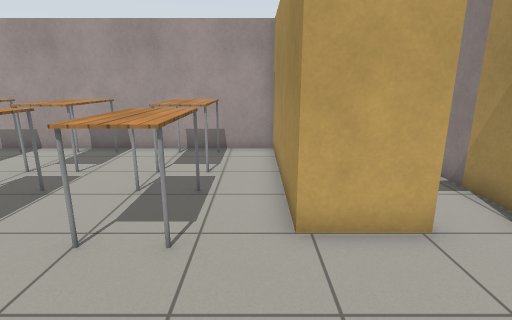
view 1 (above)

23 first-person views from a walk through a robot-simulator world made for Gazebo. The camera is 1.3 m above the floor, tilts 14° down and sees 80° across. The floor is counted in squares, 0.5 m on a side. Each view is taken from the middle of a square. On the plan, view 1 faces up. The plan holds only what a view shows up to about 20 squares ahead; the rest is blank. The place goes on beyond the plan. Simple patterns stand in for the simulator's built-in surfaces.

view 2
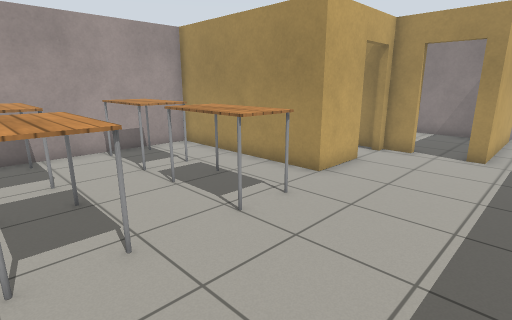

view 3
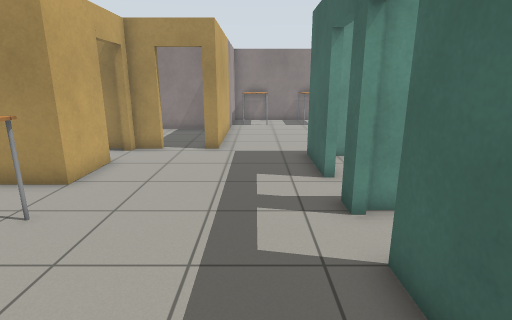

view 4
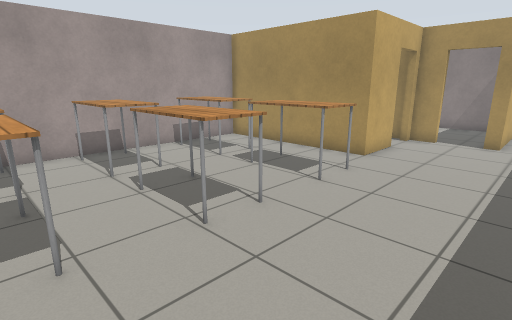

view 5
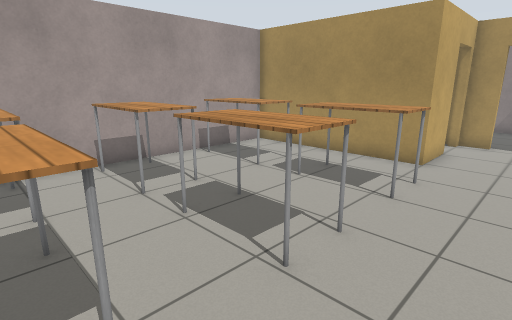

view 6
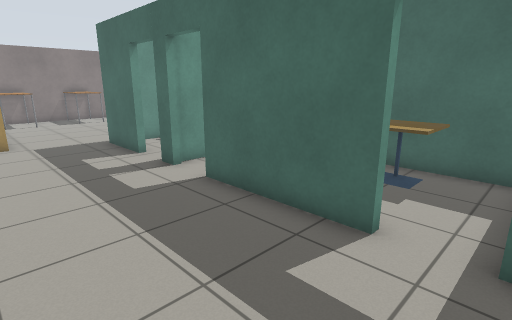

view 7
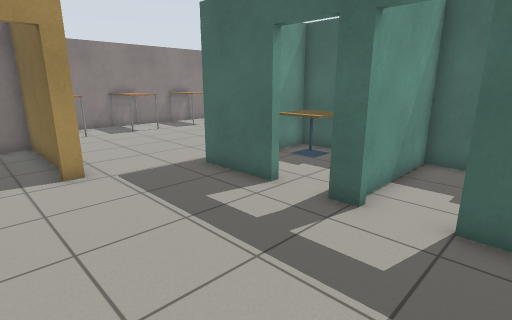

view 8
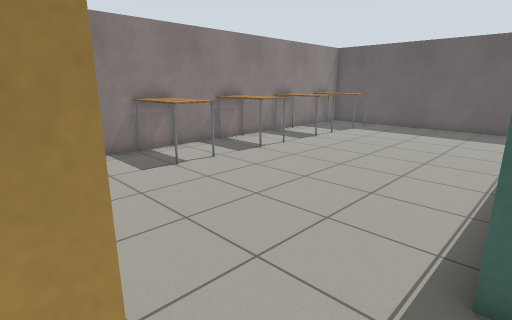

view 9
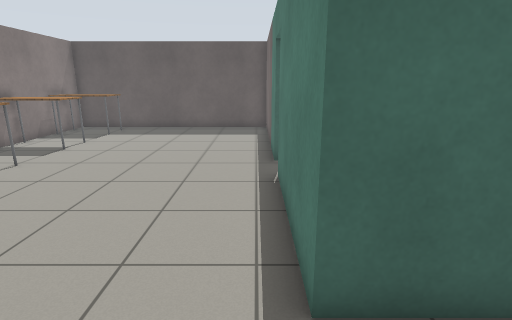

view 10
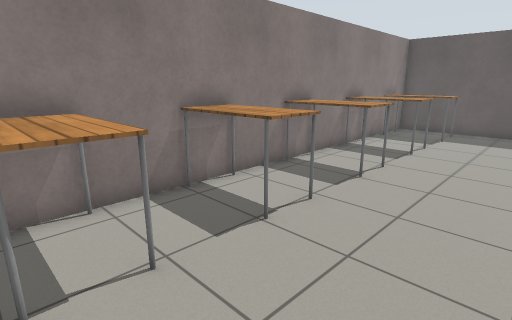

view 11
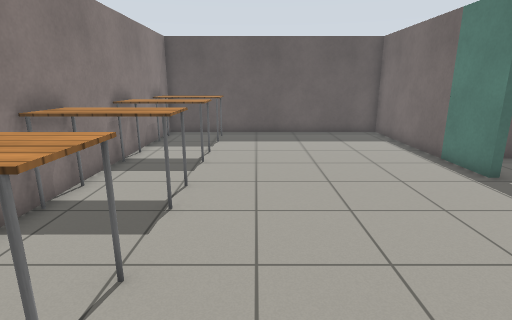

view 12
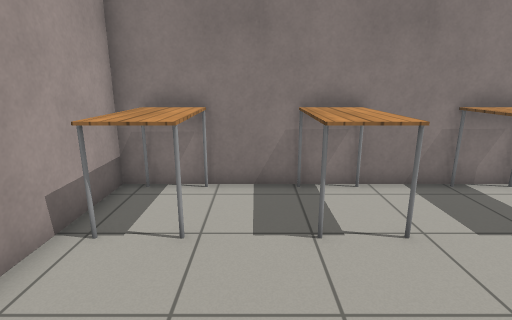

view 13
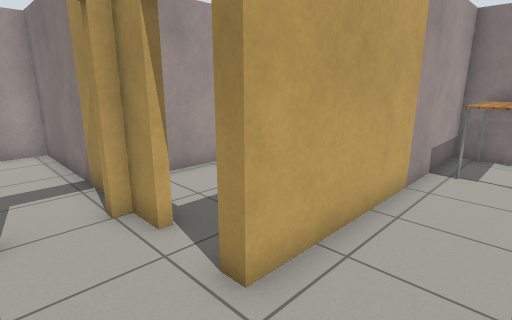

view 14
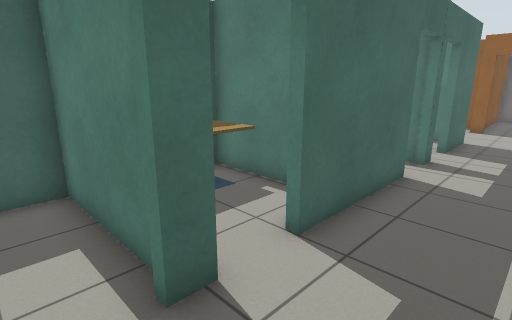

view 15
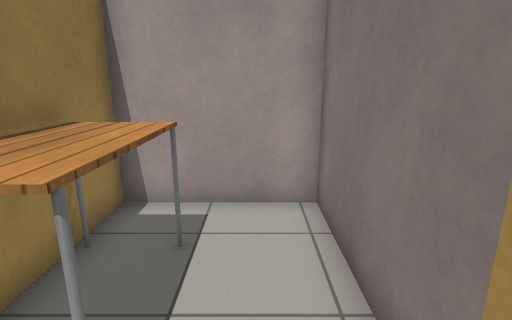

view 16
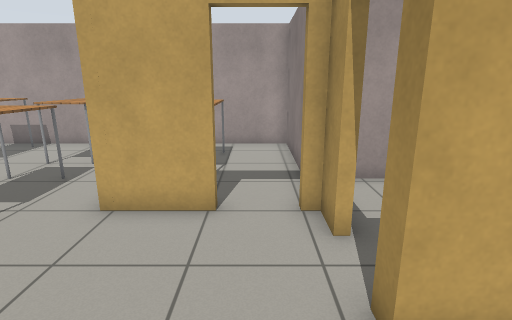

view 17
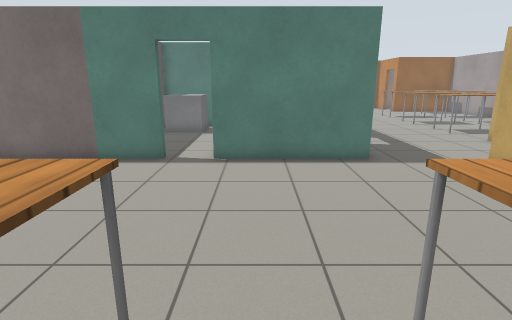

view 18
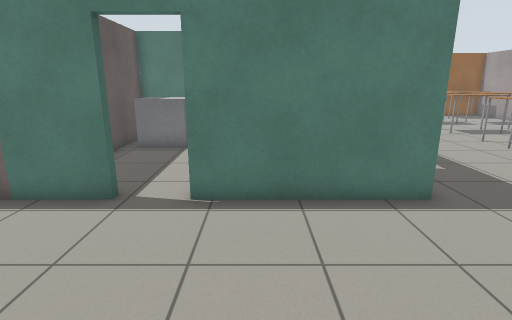

view 19
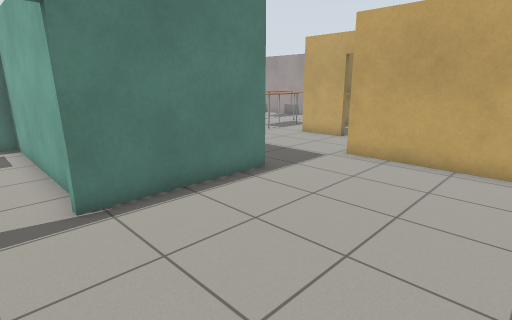

view 20
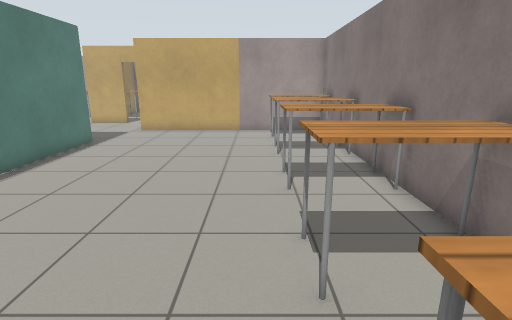

view 21
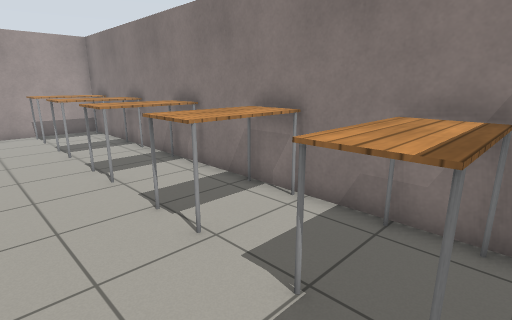

view 22
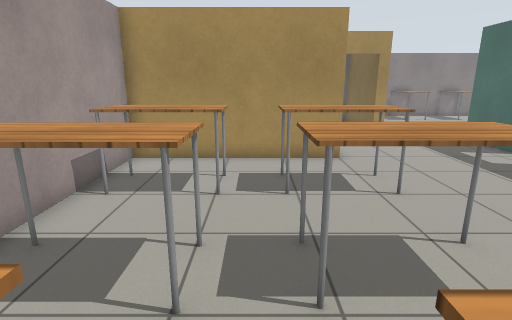

view 23
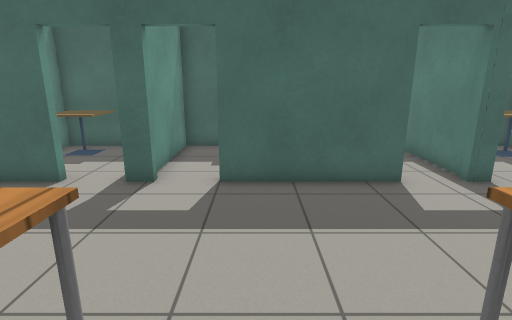

### Floor plan
Points are (right, up) in squares from view 1. A wall is a line through its corners. A room is listed if a view was taken in it or the views show most of it. See-through windows are left out.
Room 1 (views 1, 2, 3, 4, 5, 6, 7, 8, 13, 14, 22, 23)
walls: (3.2, 5) (0.7, 5) (0.7, 12.4) (-10.5, 12.4); (-1.2, -1.9) (-0.4, -1.9); (-8, -1.9) (-3, -1.9); (1.3, -1.9) (3.4, -1.9); (5.4, 3.9) (5.4, 5); (-10.5, -1.9) (-9.7, -1.9); (5.4, 1.6) (5.4, 2.1)
ways out: opening at (4.3, 0) to room 2; open door at (-2.5, -2) to room 4; open door at (-9, -2) to room 5; open door at (0.5, -2); open door at (5.2, 3.5)
objects: table (-10, 4) to (-9, 7); table (-9, 9) to (-9, 12); table (-7, 4) to (-5, 7); table (-7, 9) to (-5, 12); table (-3, 4) to (-1, 7); table (-3, 9) to (-1, 12)
Room 2 (views 9, 10, 11, 12, 16, 17, 18, 19, 20, 21)
walls: (4.4, -9.3) (4.4, -17.8) (15.8, -17.8) (15.8, 1.6) (5.4, 1.6); (3.4, -1.9) (4.4, -1.9) (4.4, -7.6)
ways out: opening at (4.3, 0) to room 1; open door at (4, -8.5)
objects: table (13, -17) to (15, -15); table (13, -13) to (15, -11); table (13, -9) to (15, -7); table (13, -5) to (15, -3); table (13, -1) to (15, 1)
Room 3 (view 15)
walls: (5.4, 5.3) (5.4, 12.4) (1, 12.4) (1, 9)
objects: table (2, 8) to (3, 11)
Room 4 (no view inside)
walls: (-5.2, -3.9) (-5.2, -7); (-2.5, -7) (-1, -7) (-1, -2.2)
ways out: open door at (-2.5, -2) to room 1
objects: cafe table (-4, -6) to (-3, -5)
Room 5 (no view inside)
walls: (-9.9, -2.2) (-9.9, -6); (-9.4, -7) (-6.1, -7)
ways out: open door at (-9, -2) to room 1
objects: cafe table (-8, -6) to (-7, -5)

Positions as (right, up) in squares from view 1, and headings:
1: (0, 0), facing up
2: (-7, 0), facing up-right
3: (-7, 0), facing right
4: (-10, 0), facing up-right
5: (-10, 2), facing up-right
6: (-10, 3), facing down-right
7: (-4, 4), facing down-right
8: (4, 2), facing down-right
9: (5, 1), facing down
10: (9, 1), facing down-right
11: (11, -1), facing down
12: (8, -2), facing right
13: (3, -1), facing up-right
14: (1, 1), facing down-left
15: (4, 6), facing up
16: (4, -1), facing up
17: (15, -6), facing left
18: (11, -6), facing left
19: (11, -9), facing up-left
20: (12, -16), facing up
21: (10, -17), facing up-right
22: (-10, 8), facing right
23: (-4, 6), facing down
